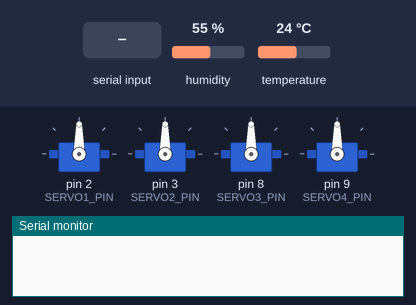
Recording of a sketch running on a simulated Arduino Uno, built with avr-gcc and run on an emulated ATmega328P. Shown: 4 × servo, the last lines printed to the serial monitor. The test bench sets the inputs (shaded band); at power-on: humidity 55 %, temperature 24 °C.

Above: at 1.7 s.
1.8 s: "LIGHT1_ON\n" received over Serial
At 2.4 s:
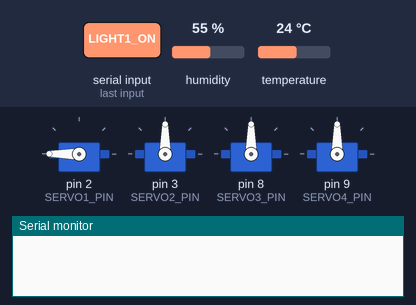
4.0 s: "LIGHT1_OFF\n" received over Serial
At 4.6 s:
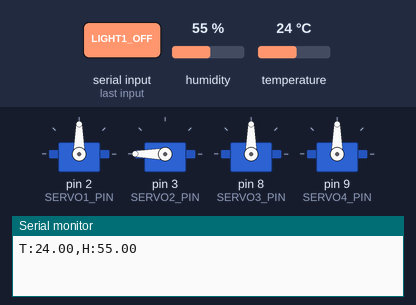
6.2 s: "LIGHT2_ON\n" received over Serial
At 6.8 s:
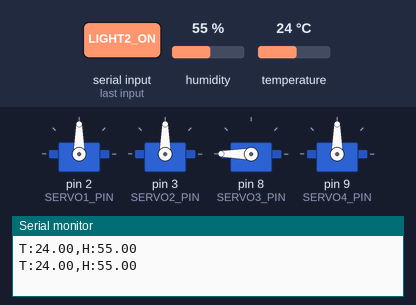
8.4 s: "LIGHT2_OFF\n" received over Serial
At 9.0 s:
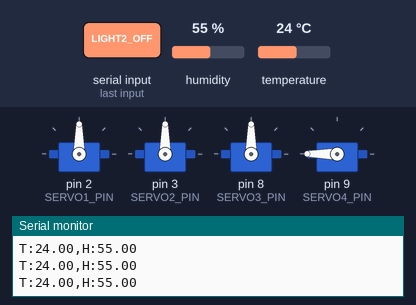
Timing chart, 0 to 11.4 s (numbered marks = the images above; inputs shaded):
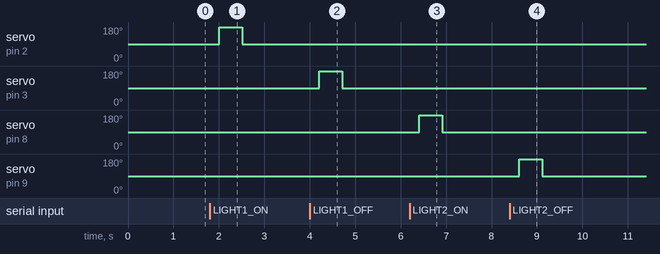

The sketch:

1.ino
```cpp
#include <Servo.h>
#include <DHT.h>

// Pins
#define DHTPIN 6
#define DHTTYPE DHT11

// Servos for Light 1
#define SERVO1_PIN 2 // ON
#define SERVO2_PIN 3 // OFF

// Servos for Light 2
#define SERVO3_PIN 8 // ON
#define SERVO4_PIN 9 // OFF

DHT dht(DHTPIN, DHTTYPE);

Servo servo1;
Servo servo2;
Servo servo3;
Servo servo4;

unsigned long lastDHTReadTime = 0;
const long dhtInterval = 2000; // 2 seconds

// Servo default angles (Neutral, Active)
const int angleNeutral = 90;
const int angleActive = 180;

void setup() {
  Serial.begin(9600);
  dht.begin();

  servo1.attach(SERVO1_PIN);
  servo2.attach(SERVO2_PIN);
  servo3.attach(SERVO3_PIN);
  servo4.attach(SERVO4_PIN);

  // Initialize servos to neutral position
  resetServos();
}

void resetServos() {
  servo1.write(angleNeutral);
  servo2.write(angleNeutral);
  servo3.write(angleNeutral);
  servo4.write(angleNeutral);
  delay(500); // Give time to reach position
}

void loop() {
  unsigned long currentMillis = millis();

  // Read DHT every 2 seconds
  if (currentMillis - lastDHTReadTime >= dhtInterval) {
    lastDHTReadTime = currentMillis;

    float h = dht.readHumidity();
    float t = dht.readTemperature();

    if (!isnan(h) && !isnan(t)) {
      Serial.print("T:");
      Serial.print(t);
      Serial.print(",H:");
      Serial.println(h);
    }
  }

  // Check for Serial Commands
  if (Serial.available() > 0) {
    String command = Serial.readStringUntil('\n');
    command.trim();

    if (command == "LIGHT1_ON") {
      // Light 1 ON -> Servo 2 opposite (neutral), Servo 1 active
      servo2.write(angleNeutral);
      delay(200); // Sequential logic to avoid power drop
      servo1.write(angleActive);
      delay(500); // Wait for physical press
      servo1.write(angleNeutral); // Return to neutral
    }
    else if (command == "LIGHT1_OFF") {
      // Light 1 OFF -> Servo 1 opposite (neutral), Servo 2 active
      servo1.write(angleNeutral);
      delay(200);
      servo2.write(angleActive);
      delay(500);
      servo2.write(angleNeutral);
    }
    else if (command == "LIGHT2_ON") {
      // Light 2 ON -> Servo 4 opposite (neutral), Servo 3 active
      servo4.write(angleNeutral);
      delay(200);
      servo3.write(angleActive);
      delay(500);
      servo3.write(angleNeutral);
    }
    else if (command == "LIGHT2_OFF") {
      // Light 2 OFF -> Servo 3 opposite (neutral), Servo 4 active
      servo3.write(angleNeutral);
      delay(200);
      servo4.write(angleActive);
      delay(500);
      servo4.write(angleNeutral);
    }
  }
}
```

Measured:
- after the input at 1.8 s, servo on pin 2 (SERVO1_PIN): 90° → 180° after 0.21 s, → 90° 0.50 s later
- after the input at 4.0 s, servo on pin 3 (SERVO2_PIN): 90° → 180° after 0.21 s, → 90° 0.50 s later
- after the input at 6.2 s, servo on pin 8 (SERVO3_PIN): 90° → 180° after 0.21 s, → 90° 0.50 s later
- after the input at 8.4 s, servo on pin 9 (SERVO4_PIN): 90° → 180° after 0.21 s, → 90° 0.50 s later
